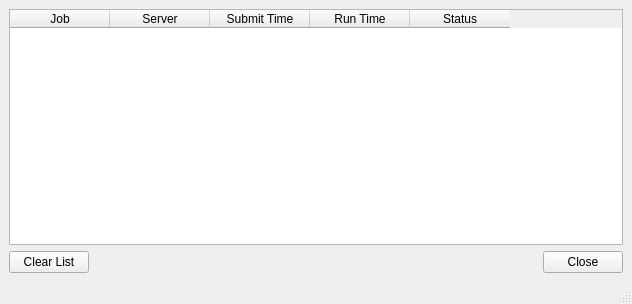
<?xml version="1.0" encoding="UTF-8"?>
<ui version="4.0">
 <class>ProcessMonitor</class>
 <widget class="QMainWindow" name="ProcessMonitor">
  <property name="geometry">
   <rect>
    <x>0</x>
    <y>0</y>
    <width>632</width>
    <height>304</height>
   </rect>
  </property>
  <property name="windowTitle">
   <string>Process Monitor</string>
  </property>
  <widget class="QWidget" name="centralwidget">
   <layout class="QVBoxLayout" name="verticalLayout">
    <item>
     <widget class="QTableWidget" name="processTable">
      <property name="editTriggers">
       <set>QAbstractItemView::NoEditTriggers</set>
      </property>
      <property name="selectionMode">
       <enum>QAbstractItemView::SingleSelection</enum>
      </property>
      <property name="selectionBehavior">
       <enum>QAbstractItemView::SelectRows</enum>
      </property>
      <property name="showGrid">
       <bool>false</bool>
      </property>
      <property name="gridStyle">
       <enum>Qt::NoPen</enum>
      </property>
      <property name="sortingEnabled">
       <bool>true</bool>
      </property>
      <attribute name="horizontalHeaderCascadingSectionResizes">
       <bool>true</bool>
      </attribute>
      <attribute name="horizontalHeaderMinimumSectionSize">
       <number>30</number>
      </attribute>
      <attribute name="verticalHeaderCascadingSectionResizes">
       <bool>true</bool>
      </attribute>
      <column>
       <property name="text">
        <string>Job</string>
       </property>
      </column>
      <column>
       <property name="text">
        <string>Server</string>
       </property>
      </column>
      <column>
       <property name="text">
        <string>Submit Time</string>
       </property>
      </column>
      <column>
       <property name="text">
        <string>Run Time</string>
       </property>
      </column>
      <column>
       <property name="text">
        <string>Status</string>
       </property>
      </column>
     </widget>
    </item>
    <item>
     <layout class="QHBoxLayout" name="horizontalLayout">
      <item>
       <widget class="QPushButton" name="clearListButton">
        <property name="toolTip">
         <string>Removes finished and killed jobs from the list</string>
        </property>
        <property name="text">
         <string>Clear List</string>
        </property>
       </widget>
      </item>
      <item>
       <spacer name="horizontalSpacer">
        <property name="orientation">
         <enum>Qt::Horizontal</enum>
        </property>
        <property name="sizeHint" stdset="0">
         <size>
          <width>40</width>
          <height>20</height>
         </size>
        </property>
       </spacer>
      </item>
      <item>
       <widget class="QPushButton" name="closeButton">
        <property name="text">
         <string>Close</string>
        </property>
       </widget>
      </item>
     </layout>
    </item>
   </layout>
  </widget>
  <widget class="QMenuBar" name="menubar">
   <property name="geometry">
    <rect>
     <x>0</x>
     <y>0</y>
     <width>632</width>
     <height>22</height>
    </rect>
   </property>
  </widget>
  <widget class="QStatusBar" name="statusbar"/>
 </widget>
 <resources/>
 <connections>
  <connection>
   <sender>closeButton</sender>
   <signal>clicked()</signal>
   <receiver>ProcessMonitor</receiver>
   <slot>close()</slot>
   <hints>
    <hint type="sourcelabel">
     <x>524</x>
     <y>250</y>
    </hint>
    <hint type="destinationlabel">
     <x>287</x>
     <y>150</y>
    </hint>
   </hints>
  </connection>
 </connections>
</ui>
